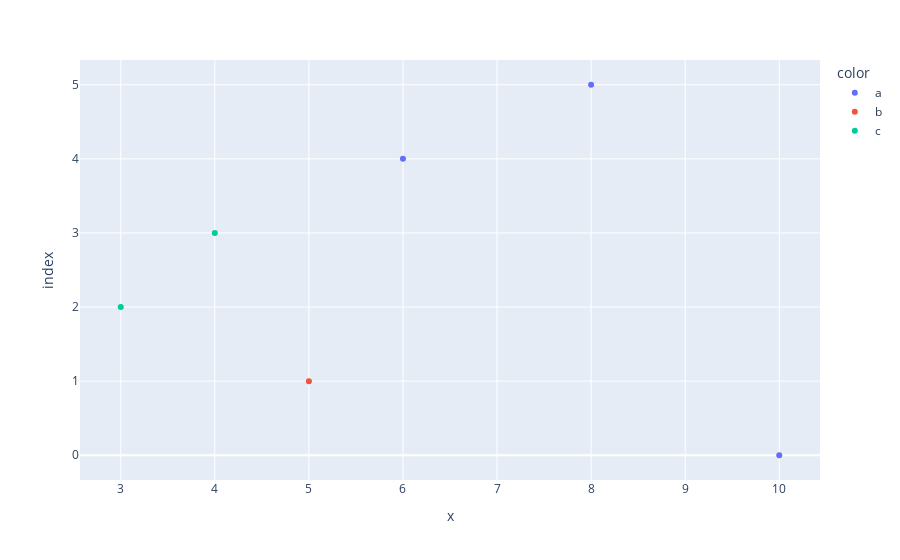

The notebook cell saved with this chart:
### Markdown cell above
## Scatter (dispersão)
**Documentação**: https://plotly.com/python-api-reference/generated/plotly.express.scatter

### Code cell
x = [1, 2, 3, 4, 5 ,6]
y = [10, 5, 3, 4, 6, 8]
z = ['a', 'b', 'c', 'c', 'a', 'a']
px.scatter(x, y, color=z)

### Figure 1 — Plotly figure (JSON) as saved in the notebook; plotly's stock layout.template omitted (floating-point values rounded to 4 significant figures)
{"data": [{"hovertemplate": "color=a<br>x=%{x}<br>index=%{y}<extra></extra>", "legendgroup": "a", "marker": {"color": "#636efa", "symbol": "circle"}, "mode": "markers", "name": "a", "orientation": "h", "showlegend": true, "type": "scatter", "x": [10, 6, 8], "xaxis": "x", "y": [0, 4, 5], "yaxis": "y"}, {"hovertemplate": "color=b<br>x=%{x}<br>index=%{y}<extra></extra>", "legendgroup": "b", "marker": {"color": "#EF553B", "symbol": "circle"}, "mode": "markers", "name": "b", "orientation": "h", "showlegend": true, "type": "scatter", "x": [5], "xaxis": "x", "y": [1], "yaxis": "y"}, {"hovertemplate": "color=c<br>x=%{x}<br>index=%{y}<extra></extra>", "legendgroup": "c", "marker": {"color": "#00cc96", "symbol": "circle"}, "mode": "markers", "name": "c", "orientation": "h", "showlegend": true, "type": "scatter", "x": [3, 4], "xaxis": "x", "y": [2, 3], "yaxis": "y"}], "layout": {"legend": {"title": {"text": "color"}, "tracegroupgap": 0}, "margin": {"t": 60}, "xaxis": {"anchor": "y", "domain": [0, 1], "title": {"text": "x"}}, "yaxis": {"anchor": "x", "domain": [0, 1], "title": {"text": "index"}}}}
